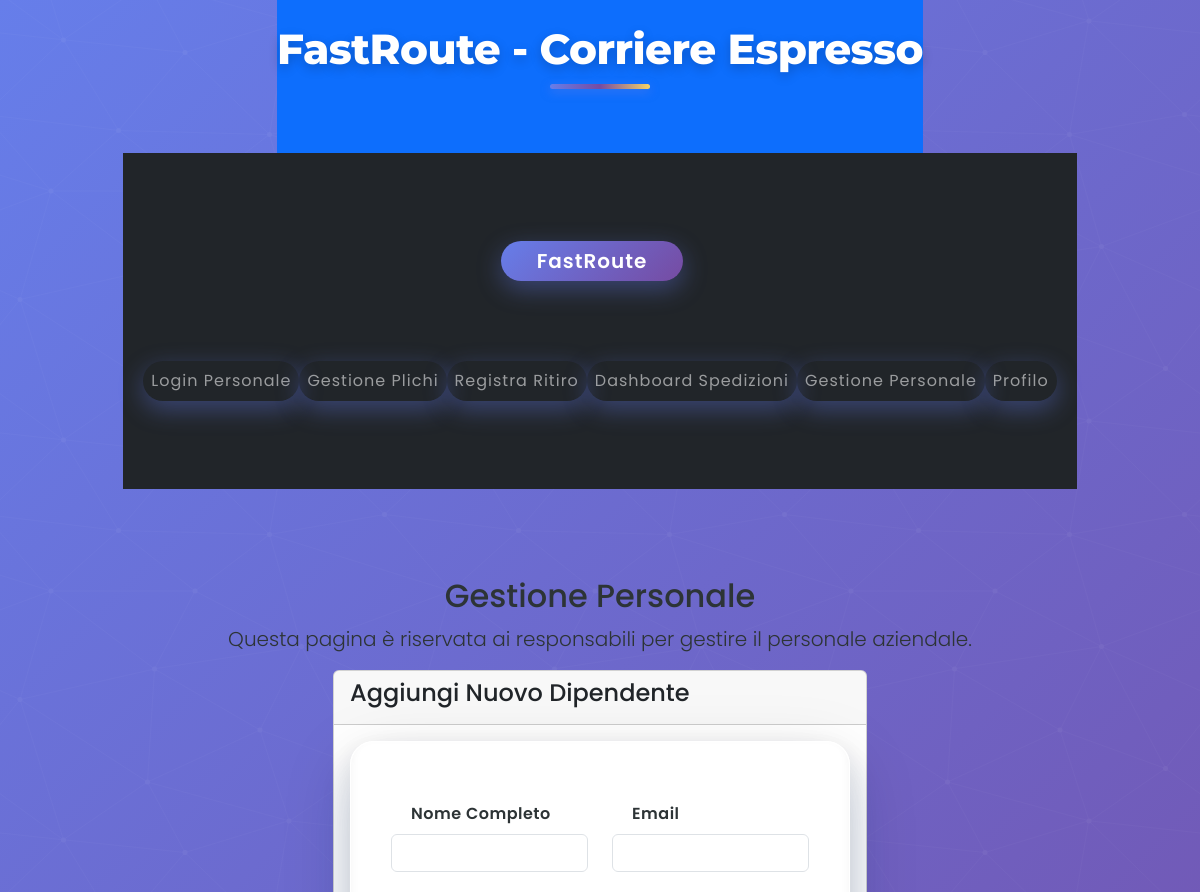
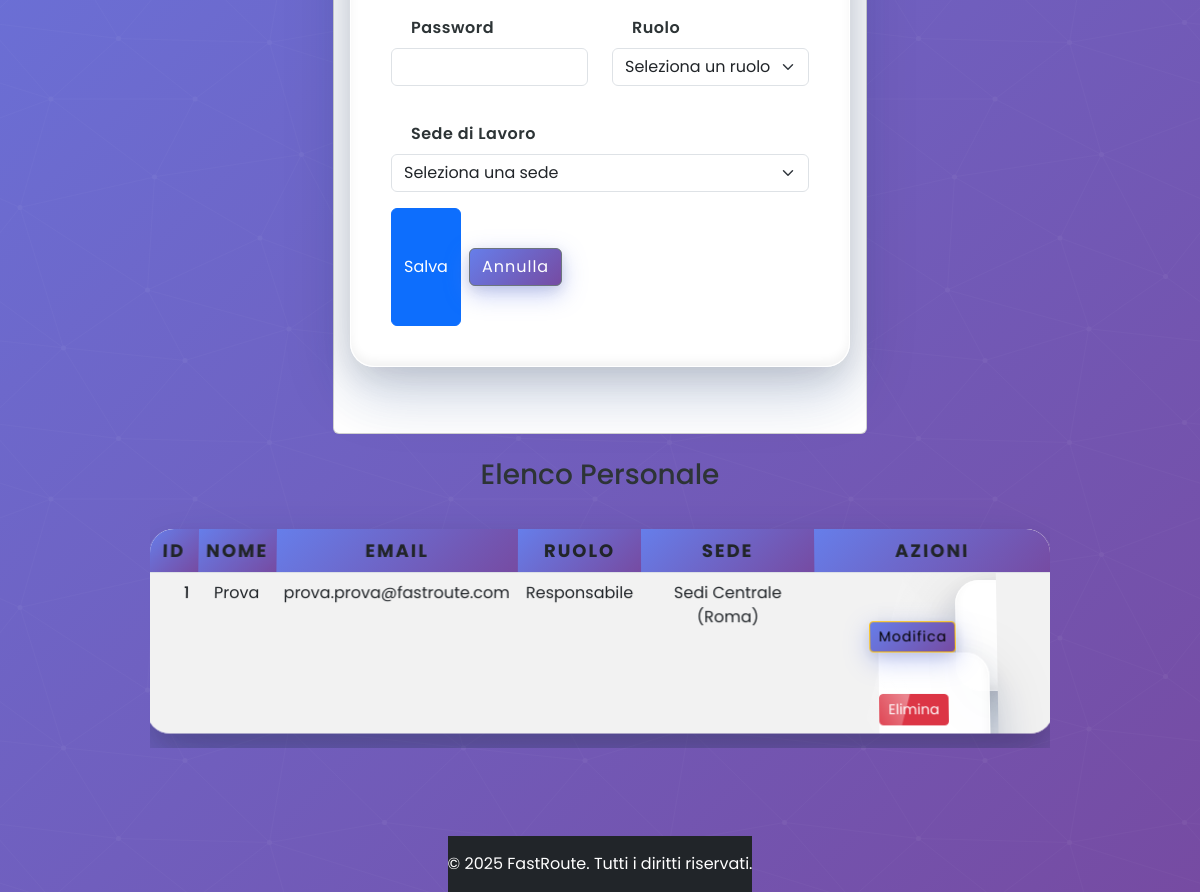
Page /fastRoute/gestione_personale.php on the committed database (2 pictures, top to bottom).
### tables this page shows
CREATE TABLE Personale (
    id INT AUTO_INCREMENT PRIMARY KEY,
    nome VARCHAR(50) NOT NULL,
    mail VARCHAR(100) UNIQUE NOT NULL,
    password VARCHAR(255) NOT NULL,   
    Ruoli_id INT NOT NULL,
    FOREIGN KEY (Ruoli_id) REFERENCES Ruoli(id) ON DELETE CASCADE
);

CREATE TABLE Ruoli (
    id INT AUTO_INCREMENT PRIMARY KEY,
    descrizione VARCHAR(50) UNIQUE NOT NULL
);

CREATE TABLE Sedi (
    id INT AUTO_INCREMENT PRIMARY KEY,
    descrizione VARCHAR(100) NOT NULL,
    citta VARCHAR(50) NOT NULL
);

### fastRoute/php/Database.php (called while the page is built, shortened)
<?php
class Database
{
    private static ?PDO $PDO = null;
    public static function connect(): ?PDO
    {
        $config = [
            'driver' => 'mysql',
            'host' => 'localhost',
            'dbname' => 'FastRoute',
            'user' => 'root',
            'password' => ''
        ];
        try {
            self::$PDO = new PDO(
                "$config[driver]:host=$config[host];dbname=$config[dbname]",
                $config['user'],
                $config['password'], [
                PDO::ATTR_ERRMODE => PDO::ERRMODE_EXCEPTION,
                PDO::ATTR_DEFAULT_FETCH_MODE => PDO::FETCH_OBJ,
            ]);
        } catch (PDOException $e) {
            self::$connectionFailed = true;
            Log::errlog($e, 'log/database.log');
            die("Errore di connessione al database: " . $e->getMessage());
        }
        return self::$PDO;
    }
    public static function select(string $query, array $bind = []): array
    {
        $stm = self::$PDO->prepare($query);
        $stm->execute();
        return $stm->fetchAll();
    }
}
?>

### fastRoute/gestione_personale.php (the view, shortened to what this page needs)
<?php
include_once 'php/Database.php';
$personale = [];
$edit_mode = false;
$dipendente_modificato = null;
try {
    $personale = Database::select("
        SELECT
            p.id,
            p.nome,
            p.mail,
            r.descrizione AS ruolo,
            r.id AS ruolo_id,
            s.descrizione AS sede,
            s.citta AS citta_sede,
            s.id AS sede_id
        FROM Personale p
        JOIN Ruoli r ON r.id = p.Ruoli_id
        LEFT JOIN Lavorare l ON l.personale_id = p.id
        LEFT JOIN Sedi s ON s.id = l.Sedi_id
        ORDER BY p.nome
    ");
} catch (Exception $e) {
    $messaggio = "Errore nel caricamento del personale: " . $e->getMessage();
}
?>
<!DOCTYPE html>
<html lang="it">
<head>
    <link href="https://cdn.jsdelivr.net/npm/bootstrap@5.3.0/dist/css/bootstrap.min.css" rel="stylesheet">
</head>
<body>
<?php include 'php/header.php'; ?>
<div class="container my-5">
    <h2>Gestione Personale</h2>
    <p class="lead">Questa pagina è riservata ai responsabili per gestire il personale aziendale.</p>
    <div class="card mb-4">
        <div class="card-header">
            <h4><?php echo $edit_mode ? 'Modifica Dipendente' : 'Aggiungi Nuovo Dipendente'; ?></h4>
        </div>
        <div class="card-body">
            <form method="post">
                <div class="row mb-3">
                    <div class="col-md-6">
                        <label for="nome" class="form-label">Nome Completo</label>
                        <input type="text" name="nome" id="nome" class="form-control" required
                               value="<?php echo $edit_mode && $dipendente_modificato ? htmlspecialchars($dipendente_modificato->nome) : ''; ?>">
                    </div>
                    <div class="col-md-6">
                        <label for="mail" class="form-label">Email</label>
                        <input type="email" name="mail" id="mail" class="form-control" required
                               value="<?php echo $edit_mode && $dipendente_modificato ? htmlspecialchars($dipendente_modificato->mail) : ''; ?>">
                    </div>
                </div>
                <div class="row mb-3">
                    <div class="col-md-6">
                        <label for="password" class="form-label">Password</label>
                        <input type="password" name="password" id="password" class="form-control" <?php echo !$edit_mode ? 'required' : ''; ?>>
                    </div>
                    <div class="col-md-6">
                        <label for="ruolo_id" class="form-label">Ruolo</label>
                        <select name="ruolo_id" id="ruolo_id" class="form-select" required>
                            <option value="">Seleziona un ruolo</option>
                        </select>
                    </div>
                </div>
                <div class="mb-3">
                    <label for="sede_id" class="form-label">Sede di Lavoro</label>
                    <select name="sede_id" id="sede_id" class="form-select" required>
                        <option value="">Seleziona una sede</option>
                    </select>
                </div>
                <div class="d-flex gap-2">
                    <button type="submit" name="submit" class="btn btn-primary">Salva</button>
                    <a href="gestione_personale.php" class="btn btn-secondary">Annulla</a>
                </div>
            </form>
        </div>
    </div>
    <h3>Elenco Personale</h3>
    <div class="table-responsive">
        <table class="table table-striped table-hover">
            <thead>
            <tr>
                <th>ID</th>
                <th>Nome</th>
                <th>Email</th>
                <th>Ruolo</th>
                <th>Sede</th>
                <th>Azioni</th>
            </tr>
            </thead>
            <tbody>
            <?php if (empty($personale)): ?>
                <tr>
                    <td colspan="6" class="text-center">Nessun dipendente trovato</td>
                </tr>
            <?php else: ?>
                <?php foreach ($personale as $dipendente): ?>
                    <tr>
                        <td><?php echo htmlspecialchars($dipendente->id); ?></td>
                        <td><?php echo htmlspecialchars($dipendente->nome); ?></td>
                        <td><?php echo htmlspecialchars($dipendente->mail); ?></td>
                        <td><?php echo htmlspecialchars($dipendente->ruolo); ?></td>
                        <td><?php echo htmlspecialchars($dipendente->sede ?? 'Non assegnata'); ?>
                            <?php echo $dipendente->citta_sede ? '(' . htmlspecialchars($dipendente->citta_sede) . ')' : ''; ?></td>
                        <td>
                            <a href="gestione_personale.php?edit=<?php echo htmlspecialchars($dipendente->id); ?>" class="btn btn-sm btn-warning">Modifica</a>
                            <form method="post" style="display:inline;" onsubmit="return confirm('Sei sicuro di voler eliminare questo dipendente?');">
                                <button type="submit" name="delete" class="btn btn-sm btn-danger">Elimina</button>
                            </form>
                        </td>
                    </tr>
                <?php endforeach; ?>
            <?php endif; ?>
            </tbody>
        </table>
    </div>
</div>
<?php include 'php/footer.php'; ?>
</body>
</html>

### LeCittaDelTurista/LeCittaDelTurista/style.css (style rules this page uses)
body { margin: 0; padding: 0; min-height: 100vh; font-family: 'Poppins', sans-serif; background: linear-gradient(135deg, #667eea 0%, #764ba2 100%); display: flex; flex-direction: column; align-items: center; justify-content: center; color: #2d3436; position: relative; overflow-x: hidden; }
body::before { content: ''; position: absolute; width: 100%; height: 100%; top: 0; left: 0; opacity: 0.05; z-index: -1; }
.container { display: flex; flex-direction: column; align-items: center; justify-content: center; width: 100%; max-width: 1200px; padding: 40px 20px; box-sizing: border-box; position: relative; }
form { background: rgba(255, 255, 255, 0.95); padding: 40px; width: 500px; color: #2d3436; border-radius: 24px; box-shadow: 0 20px 70px rgba(0, 0, 0, 0.15), 0 10px 30px rgba(0, 0, 0, 0.1), 0 30px 50px rgba(103, 151, 255, 0.15), inset 0 -5px 10px rgba(0, 0, 0, 0.05); backdrop-filter: blur(20px); margin-bottom: 50px; border: 1px solid rgba(255, 255, 255, 0.5); position: relative; overflow: hidden; transition: all 0.5s ease; transform: translateY(0); }
form::before { content: ''; position: absolute; top: -10%; left: -10%; width: 120%; height: 120%; background: linear-gradient( 45deg, transparent, rgba(255, 255, 255, 0.1) 20%, rgba(255, 255, 255, 0.4) 40%, rgba(255, 255, 255, 0.1) 60%, transparent ); transform: rotate(15deg) translateX(-200%); animation: shine 6s infinite; }
label { margin: 20px; display: inline-block; font-weight: 600; letter-spacing: 0.5px; transition: all 0.3s ease; position: relative; }
table { width: 85%; max-width: 900px; margin: 30px auto; border-collapse: separate; border-spacing: 0; background-color: rgba(255, 255, 255, 0.98); box-shadow: 0 30px 60px rgba(0, 0, 0, 0.2), 0 15px 25px rgba(0, 0, 0, 0.1), 0 40px 80px rgba(103, 151, 255, 0.15); border-radius: 24px; overflow: hidden; transform: perspective(1200px) rotateX(3deg); transform-origin: top center; animation: tableAppear 1s cubic-bezier(0.215, 0.61, 0.355, 1) forwards; position: relative; }
table::after { content: ''; position: absolute; top: -3px; left: -3px; right: -3px; bottom: -3px; background: linear-gradient(45deg, #667eea, #764ba2, #f6d365, #fda085, #667eea); background-size: 400% 400%; z-index: -1; border-radius: 27px; animation: glowingBorder 10s linear infinite; opacity: 0.7; filter: blur(10px); }
th { padding: 25px 30px; text-align: center; background: linear-gradient(135deg, #667eea 0%, #764ba2 100%); color: white; font-weight: 700; letter-spacing: 2px; text-transform: uppercase; position: relative; overflow: hidden; font-size: 18px; box-shadow: 0 5px 20px rgba(0, 0, 0, 0.15); }
th:after { content: ''; position: absolute; top: 0; left: 0; width: 150%; height: 100%; background: linear-gradient(90deg, transparent, rgba(255, 255, 255, 0.3), transparent); transform: translateX(-100%); animation: tableHeaderShine 4s infinite; }
td { padding: 22px 30px; text-align: center; border-bottom: 1px solid rgba(236, 240, 241, 0.7); transition: all 0.4s cubic-bezier(0.215, 0.61, 0.355, 1); position: relative; overflow: hidden; font-size: 16px; }
tr { transition: all 0.4s cubic-bezier(0.215, 0.61, 0.355, 1); position: relative; }
tr:last-child td { border-bottom: none; }
td:first-child { font-weight: 500; text-align: left; padding-left: 35px; }
td:last-child { font-weight: 600; color: #667eea; font-size: 20px; }
a { display: inline-block; margin: 40px 0; padding: 16px 36px; background: linear-gradient(135deg, #667eea 0%, #764ba2 100%); color: white; text-decoration: none; border-radius: 50px; font-weight: 600; letter-spacing: 1px; transition: all 0.5s cubic-bezier(0.215, 0.61, 0.355, 1); box-shadow: 0 8px 25px rgba(103, 126, 234, 0.4), 0 4px 12px rgba(0, 0, 0, 0.1); position: relative; overflow: hidden; z-index: 1; font-size: 17px; }
a:before { content: ''; position: absolute; top: 0; left: 0; width: 100%; height: 100%; background: linear-gradient(135deg, #764ba2 0%, #667eea 100%); z-index: -1; transition: transform 0.8s cubic-bezier(0.8, 0, 0.2, 1); transform: scaleX(0); transform-origin: right; }

### rows in the picture
personale: id "1", nome "Prova", mail "prova.prova@fastroute.com", Ruoli.descrizione "Responsabile", sedi.descrizione "Sedi Centrale", sedi.citta "Roma"
